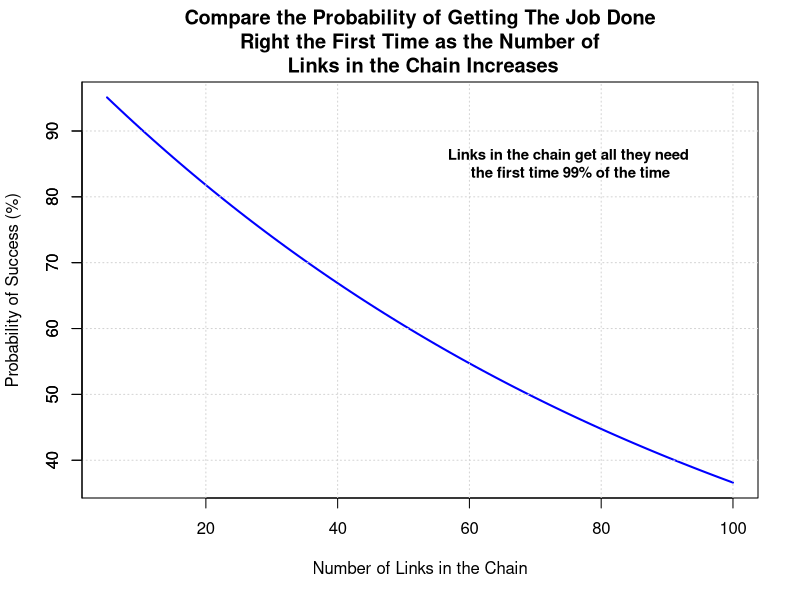
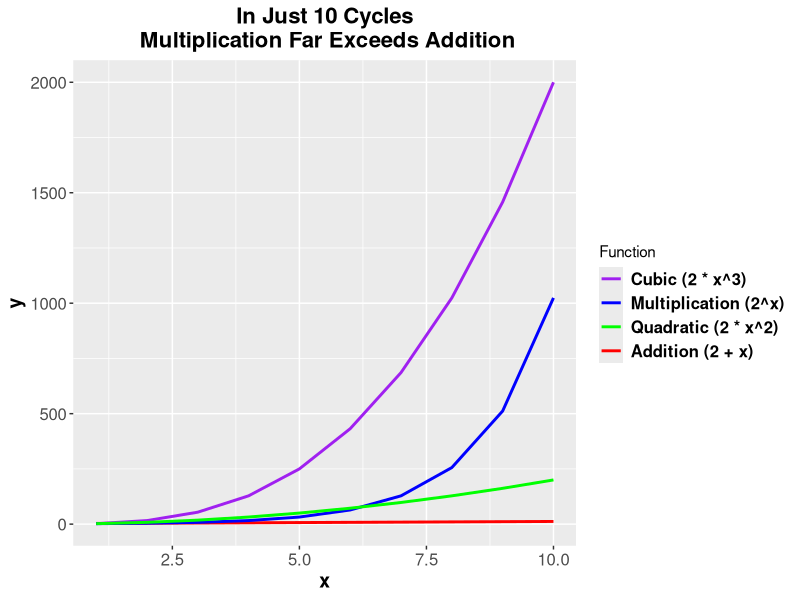

The R source for these figures, in order:
## ---- chunk 1

# Generate x values (number of links in the chain)
x <- 5:100

# Calculate the probability of success for each x
probability <- 100 * (0.99 ^ x)

# Create the plot
plot(x, probability, type = "l", col = "blue", lwd = 2, xlab = "Number of Links in the Chain",
     ylab = "Probability of Success (%)", main = "Compare the Probability of Getting The Job Done\n Right the First Time as the Number of \n Links in the Chain Increases")

# Add a grid
grid()

# Adjust the y-axis limits
ylim <- c(0, 100)
axis(2, at = seq(0, 100, by = 10), labels = seq(0, 100, by = 10))

# Add a text comment in the top-right portion
percentage_text <- "Links in the chain get all they need\n the first time 99% of the time"
x_coord <- max(x) - 25
y_coord <- max(probability) - 10
text(x_coord, y_coord, percentage_text, font = 2, cex = 0.9)


## ---- chunk 2


# Load necessary library
library(ggplot2) 

# Create a data frame with x values
x <- 1:10

# Calculate the corresponding y values for different functions
df <- data.frame(
  x = rep(x, 4),
  y = c(2 + x, 2^x, 2 * x^2, 2 * x^3),
  Function = rep(c("Addition (2 + x)", "Multiplication (2^x)", "Quadratic (2 * x^2)", "Cubic (2 * x^3)"), each = 10)
)

# Define the order of legend entries
legend_order <- c("Cubic (2 * x^3)", "Multiplication (2^x)", "Quadratic (2 * x^2)", "Addition (2 + x)")

# Create the plot
ggplot2::ggplot(df, ggplot2::aes(x)) +
  ggplot2::geom_line(ggplot2::aes(y = y, color = Function), linewidth = 1) +
  labs(
    title = "In Just 10 Cycles\n Multiplication Far Exceeds Addition",
    x = "x",
    y = "y"
  ) +
  ggplot2::scale_color_manual(
    values = c("Cubic (2 * x^3)" = "purple",
               "Multiplication (2^x)" = "blue",
               "Quadratic (2 * x^2)" = "green",
               "Addition (2 + x)" = "red"),
    breaks = legend_order
  ) +
  ggplot2::theme(
    plot.title = ggplot2::element_text(size = 16, face = "bold", hjust = 0.5),  # Centered title
    axis.title = ggplot2::element_text(size = 14, face = "bold"),  # Bigger and bold axis titles
    axis.text = ggplot2::element_text(size = 12),  # Bigger axis text
#     legend.title = ggplot2::element_blank(),  # Remove legend title
    legend.text = ggplot2::element_text(size = 12, face = "bold")  # Bigger and bold legend text
  )


